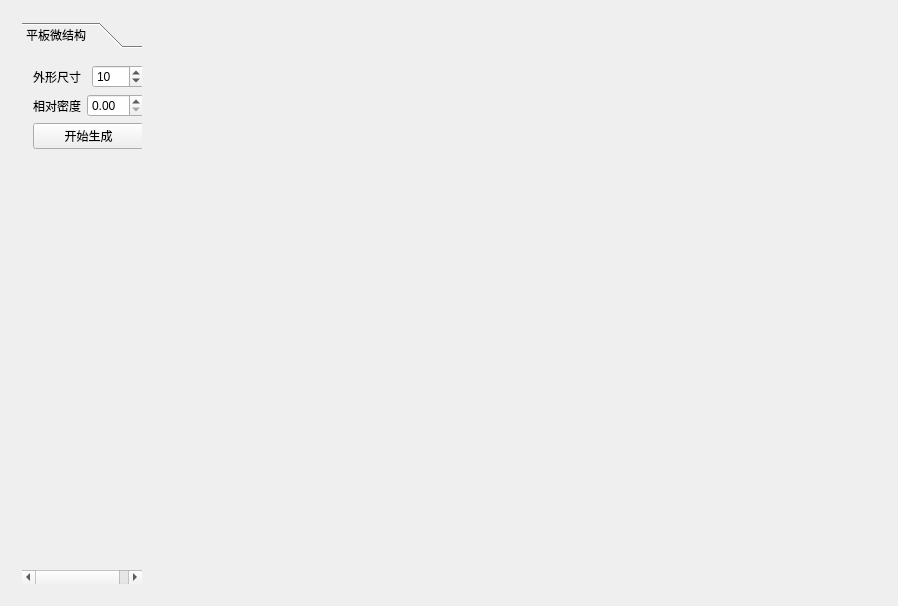
<?xml version="1.0" encoding="UTF-8"?>
<ui version="4.0">
 <class>TopologyOptWidget</class>
 <widget class="QWidget" name="TopologyOptWidget">
  <property name="windowModality">
   <enum>Qt::NonModal</enum>
  </property>
  <property name="geometry">
   <rect>
    <x>0</x>
    <y>0</y>
    <width>898</width>
    <height>606</height>
   </rect>
  </property>
  <property name="windowTitle">
   <string>TopologyOptWidget</string>
  </property>
  <layout class="QHBoxLayout" name="horizontalLayout">
   <item>
    <widget class="HoopsView" name="hoopsview" native="true">
     <property name="sizePolicy">
      <sizepolicy hsizetype="Preferred" vsizetype="Preferred">
       <horstretch>0</horstretch>
       <verstretch>0</verstretch>
      </sizepolicy>
     </property>
     <layout class="QVBoxLayout" name="verticalLayout_3">
      <item>
       <widget class="QToolBox" name="toolBox">
        <property name="sizePolicy">
         <sizepolicy hsizetype="Fixed" vsizetype="Preferred">
          <horstretch>0</horstretch>
          <verstretch>0</verstretch>
         </sizepolicy>
        </property>
        <property name="maximumSize">
         <size>
          <width>120</width>
          <height>16777215</height>
         </size>
        </property>
        <property name="cursor">
         <cursorShape>ArrowCursor</cursorShape>
        </property>
        <property name="acceptDrops">
         <bool>true</bool>
        </property>
        <property name="currentIndex">
         <number>0</number>
        </property>
        <property name="tabSpacing">
         <number>6</number>
        </property>
        <widget class="QWidget" name="page_7">
         <property name="geometry">
          <rect>
           <x>0</x>
           <y>0</y>
           <width>120</width>
           <height>544</height>
          </rect>
         </property>
         <attribute name="label">
          <string>平板微结构</string>
         </attribute>
         <layout class="QVBoxLayout" name="verticalLayout">
          <item>
           <layout class="QHBoxLayout" name="horizontalLayout_2">
            <item>
             <widget class="QLabel" name="label_7">
              <property name="text">
               <string>外形尺寸</string>
              </property>
             </widget>
            </item>
            <item>
             <widget class="QSpinBox" name="spinBox_Cube_Length">
              <property name="sizePolicy">
               <sizepolicy hsizetype="Preferred" vsizetype="Fixed">
                <horstretch>0</horstretch>
                <verstretch>0</verstretch>
               </sizepolicy>
              </property>
              <property name="layoutDirection">
               <enum>Qt::LeftToRight</enum>
              </property>
              <property name="value">
               <number>10</number>
              </property>
             </widget>
            </item>
           </layout>
          </item>
          <item>
           <layout class="QHBoxLayout" name="horizontalLayout_3">
            <item>
             <widget class="QLabel" name="label_9">
              <property name="text">
               <string>相对密度</string>
              </property>
             </widget>
            </item>
            <item>
             <widget class="QDoubleSpinBox" name="doubleSpinBox_density">
              <property name="sizePolicy">
               <sizepolicy hsizetype="Preferred" vsizetype="Fixed">
                <horstretch>0</horstretch>
                <verstretch>0</verstretch>
               </sizepolicy>
              </property>
              <property name="layoutDirection">
               <enum>Qt::LeftToRight</enum>
              </property>
             </widget>
            </item>
           </layout>
          </item>
          <item>
           <layout class="QHBoxLayout" name="horizontalLayout_4">
            <item>
             <widget class="QPushButton" name="pushButton_Start_Generation">
              <property name="sizePolicy">
               <sizepolicy hsizetype="Ignored" vsizetype="Fixed">
                <horstretch>0</horstretch>
                <verstretch>0</verstretch>
               </sizepolicy>
              </property>
              <property name="acceptDrops">
               <bool>true</bool>
              </property>
              <property name="autoFillBackground">
               <bool>true</bool>
              </property>
              <property name="text">
               <string>开始生成</string>
              </property>
             </widget>
            </item>
           </layout>
          </item>
          <item>
           <spacer name="verticalSpacer_3">
            <property name="orientation">
             <enum>Qt::Vertical</enum>
            </property>
            <property name="sizeHint" stdset="0">
             <size>
              <width>20</width>
              <height>476</height>
             </size>
            </property>
           </spacer>
          </item>
         </layout>
        </widget>
       </widget>
      </item>
     </layout>
    </widget>
   </item>
  </layout>
 </widget>
 <layoutdefault spacing="6" margin="11"/>
 <customwidgets>
  <customwidget>
   <class>HoopsView</class>
   <extends>QWidget</extends>
   <header location="global">hoopsview.h</header>
   <container>1</container>
  </customwidget>
 </customwidgets>
 <resources/>
 <connections/>
</ui>
